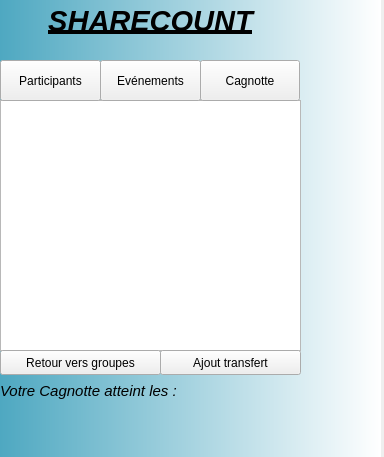
<?xml version="1.0" encoding="UTF-8"?>
<ui version="4.0">
 <class>cagnotte</class>
 <widget class="QWidget" name="cagnotte">
  <property name="geometry">
   <rect>
    <x>0</x>
    <y>0</y>
    <width>384</width>
    <height>457</height>
   </rect>
  </property>
  <property name="windowTitle">
   <string>Form</string>
  </property>
  <widget class="QLabel" name="label_6">
   <property name="geometry">
    <rect>
     <x>0</x>
     <y>0</y>
     <width>381</width>
     <height>461</height>
    </rect>
   </property>
   <property name="styleSheet">
    <string notr="true">background-color: qlineargradient(spread:pad, x1:0, y1:0, x2:1, y2:0, stop:0 rgba(78, 168, 193, 255), stop:1 rgba(255, 255, 255, 255));</string>
   </property>
   <property name="text">
    <string/>
   </property>
  </widget>
  <widget class="QListWidget" name="historique">
   <property name="geometry">
    <rect>
     <x>0</x>
     <y>100</y>
     <width>301</width>
     <height>251</height>
    </rect>
   </property>
  </widget>
  <widget class="QLabel" name="txtsum">
   <property name="geometry">
    <rect>
     <x>0</x>
     <y>380</y>
     <width>241</width>
     <height>21</height>
    </rect>
   </property>
   <property name="font">
    <font>
     <pointsize>11</pointsize>
     <weight>50</weight>
     <italic>true</italic>
     <bold>false</bold>
     <underline>false</underline>
    </font>
   </property>
   <property name="text">
    <string>Votre Cagnotte atteint les : </string>
   </property>
  </widget>
  <widget class="QLabel" name="label_4">
   <property name="geometry">
    <rect>
     <x>0</x>
     <y>0</y>
     <width>301</width>
     <height>41</height>
    </rect>
   </property>
   <property name="font">
    <font>
     <pointsize>22</pointsize>
     <weight>75</weight>
     <italic>true</italic>
     <bold>true</bold>
     <underline>true</underline>
    </font>
   </property>
   <property name="text">
    <string>SHARECOUNT</string>
   </property>
   <property name="alignment">
    <set>Qt::AlignCenter</set>
   </property>
  </widget>
  <widget class="QPushButton" name="participants">
   <property name="geometry">
    <rect>
     <x>0</x>
     <y>60</y>
     <width>101</width>
     <height>41</height>
    </rect>
   </property>
   <property name="text">
    <string>Participants</string>
   </property>
  </widget>
  <widget class="QPushButton" name="events">
   <property name="geometry">
    <rect>
     <x>100</x>
     <y>60</y>
     <width>101</width>
     <height>41</height>
    </rect>
   </property>
   <property name="text">
    <string>Evénements</string>
   </property>
  </widget>
  <widget class="QPushButton" name="cagnotte_2">
   <property name="geometry">
    <rect>
     <x>200</x>
     <y>60</y>
     <width>100</width>
     <height>41</height>
    </rect>
   </property>
   <property name="text">
    <string>Cagnotte</string>
   </property>
  </widget>
  <widget class="QPushButton" name="retour_groupes">
   <property name="geometry">
    <rect>
     <x>0</x>
     <y>350</y>
     <width>161</width>
     <height>25</height>
    </rect>
   </property>
   <property name="text">
    <string>Retour vers groupes</string>
   </property>
  </widget>
  <widget class="QPushButton" name="ajout_transfert">
   <property name="geometry">
    <rect>
     <x>160</x>
     <y>350</y>
     <width>141</width>
     <height>25</height>
    </rect>
   </property>
   <property name="text">
    <string>Ajout transfert</string>
   </property>
  </widget>
 </widget>
 <resources/>
 <connections/>
</ui>
